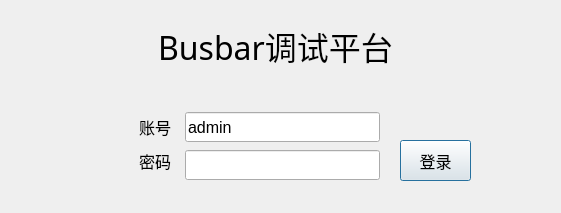
<?xml version="1.0" encoding="UTF-8"?>
<ui version="4.0">
 <class>UsrLandDlg</class>
 <widget class="QDialog" name="UsrLandDlg">
  <property name="geometry">
   <rect>
    <x>0</x>
    <y>0</y>
    <width>561</width>
    <height>213</height>
   </rect>
  </property>
  <property name="windowTitle">
   <string>Dialog</string>
  </property>
  <property name="styleSheet">
   <string notr="true"/>
  </property>
  <widget class="QLabel" name="stateLabel">
   <property name="geometry">
    <rect>
     <x>180</x>
     <y>80</y>
     <width>181</width>
     <height>31</height>
    </rect>
   </property>
   <property name="font">
    <font>
     <family>宋体</family>
     <pointsize>11</pointsize>
    </font>
   </property>
   <property name="styleSheet">
    <string notr="true">color: rgb(255, 0, 0);</string>
   </property>
   <property name="text">
    <string/>
   </property>
  </widget>
  <widget class="QLineEdit" name="nameLineEdit">
   <property name="geometry">
    <rect>
     <x>185</x>
     <y>112</y>
     <width>195</width>
     <height>30</height>
    </rect>
   </property>
   <property name="font">
    <font>
     <family>Arial</family>
     <pointsize>12</pointsize>
     <weight>50</weight>
     <bold>false</bold>
    </font>
   </property>
   <property name="text">
    <string>admin</string>
   </property>
  </widget>
  <widget class="QLineEdit" name="pwdLineEdit">
   <property name="geometry">
    <rect>
     <x>185</x>
     <y>150</y>
     <width>195</width>
     <height>30</height>
    </rect>
   </property>
   <property name="font">
    <font>
     <family>Arial</family>
     <weight>50</weight>
     <bold>false</bold>
    </font>
   </property>
   <property name="text">
    <string/>
   </property>
   <property name="echoMode">
    <enum>QLineEdit::Password</enum>
   </property>
  </widget>
  <widget class="QPushButton" name="landBtn">
   <property name="geometry">
    <rect>
     <x>400</x>
     <y>140</y>
     <width>71</width>
     <height>41</height>
    </rect>
   </property>
   <property name="font">
    <font>
     <family>微软雅黑</family>
     <pointsize>12</pointsize>
    </font>
   </property>
   <property name="cursor">
    <cursorShape>PointingHandCursor</cursorShape>
   </property>
   <property name="text">
    <string>登录</string>
   </property>
   <property name="autoDefault">
    <bool>true</bool>
   </property>
  </widget>
  <widget class="QLabel" name="label">
   <property name="geometry">
    <rect>
     <x>60</x>
     <y>112</y>
     <width>111</width>
     <height>30</height>
    </rect>
   </property>
   <property name="font">
    <font>
     <family>微软雅黑</family>
     <pointsize>12</pointsize>
    </font>
   </property>
   <property name="styleSheet">
    <string notr="true"/>
   </property>
   <property name="text">
    <string>账号</string>
   </property>
   <property name="alignment">
    <set>Qt::AlignRight|Qt::AlignTrailing|Qt::AlignVCenter</set>
   </property>
  </widget>
  <widget class="QLabel" name="label_2">
   <property name="geometry">
    <rect>
     <x>60</x>
     <y>146</y>
     <width>111</width>
     <height>30</height>
    </rect>
   </property>
   <property name="font">
    <font>
     <family>微软雅黑</family>
     <pointsize>12</pointsize>
    </font>
   </property>
   <property name="styleSheet">
    <string notr="true"/>
   </property>
   <property name="text">
    <string>密码</string>
   </property>
   <property name="alignment">
    <set>Qt::AlignRight|Qt::AlignTrailing|Qt::AlignVCenter</set>
   </property>
  </widget>
  <widget class="QLabel" name="label_3">
   <property name="geometry">
    <rect>
     <x>0</x>
     <y>10</y>
     <width>551</width>
     <height>71</height>
    </rect>
   </property>
   <property name="font">
    <font>
     <family>微软雅黑</family>
     <pointsize>24</pointsize>
     <weight>50</weight>
     <bold>false</bold>
    </font>
   </property>
   <property name="styleSheet">
    <string notr="true"/>
   </property>
   <property name="text">
    <string>Busbar调试平台</string>
   </property>
   <property name="alignment">
    <set>Qt::AlignCenter</set>
   </property>
  </widget>
 </widget>
 <resources/>
 <connections/>
</ui>
